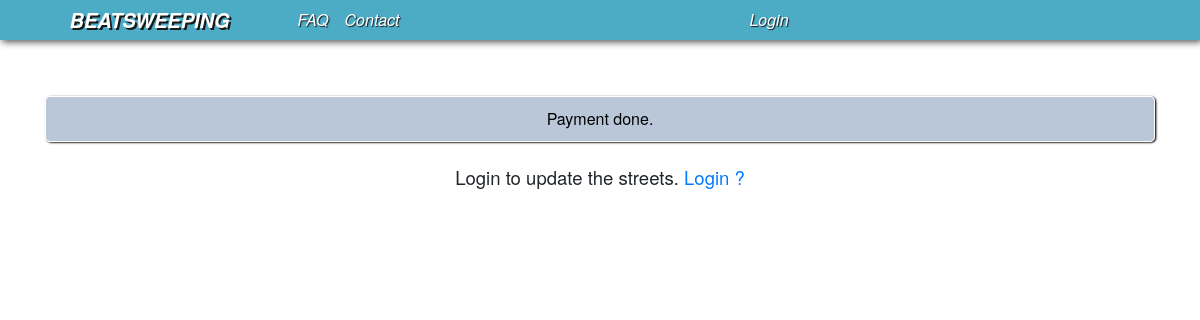
The page /payment_done/ (signed in) on the database as committed earlier.
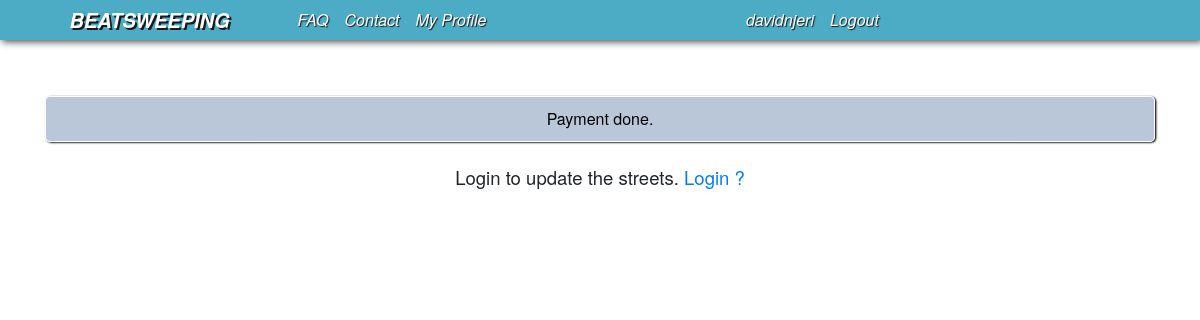
The same page on the database as committed later.
### user/models.py (models this page shows, shortened)
class CustomUser(AbstractUser):
    SMS_TIME = (
        ('Y', 'Yes'),
        ('N', 'No')
    )
    username = models.CharField("Username", max_length=50, unique=True)
    email = models.EmailField("Email", max_length=254, unique=True)
    is_subscribed = models.CharField("Subscription", default='N', max_length=5, choices=SMS_TIME)
    disabled_notification = models.CharField("Notification", max_length=50, default='N')
    subscription_id = models.CharField(_("Subscription ID"), max_length=50, null=True)
    subscription_date = models.DateField("Subscription Date", blank=True, null=True)
    bounds = models.CharField("Bounds", max_length=100)
    USER_NAME_FIELD = 'username'
    REQUIRED_FIELDS = ['email']

### user/views.py (the view)
# urls.py: path('payment_done/', payment_done, name='payment-done'),
@csrf_exempt
def payment_done(request):
    return render(request, 'user/payment/payment_done.html')

### user/templates/user/payment/payment_done.html (shortened to what this page needs)
{% extends "base.html" %}
{% block content %}
    <div class="container text-center mt-5">
        <p>Payment done.</p>
        <small>Login to update the streets. <a href="{% url 'login' %}" class="">Login ?</a></small>
    </div>
{% endblock %}

### user/templates/base.html (shortened to what this page needs)
{% load static %}
<!DOCTYPE html>
<html>
<head>
<link href="https://stackpath.bootstrapcdn.com/bootstrap/4.5.0/css/bootstrap.min.css" rel="stylesheet">
<link rel="stylesheet" href="{% static 'css/main.css' %}">
</head>
<body>
    <div class="container-fluid">
        <nav class="navbar navbar-expand-lg">
            <a class="navbar-brand" href="{% url 'register' %}" >
                BEATSWEEPING
            </a>
            <div class="collapse navbar-collapse" id="navbarSupportedContent">
                <ul class="navbar-nav mr-auto">
                    <li class="nav-item">
                        <a class="nav-link text-white" href="{% url 'faq-view' %}">FAQ</a>
                    </li>
                    <li class="nav-item">
                        <a class="nav-link text-white" href="{% url 'contacts' %}">Contact</a>
                    </li>
                    {% if user.is_authenticated %}
                        <li class="nav-item">
                            <a class="nav-link text-white" href="{% url 'user-profile' %}">My Profile</a>
                        </li>
                    {% endif %}
                </ul>
                <ul class="navbar-nav mr-auto">
                    {% if user.is_authenticated %}
                    <li class="nav-item"><a class="nav-link text-white" href="">{{user.username}}</a></li>
                     <li class="nav-item">
                        <a class="nav-link text-white" href="{% url 'logout' %}">Logout</a>
                     </li>
                     {% else %}
                      <li class="nav-item">
                             <a href="{% url 'login' %}" class="nav-link text-white">Login</a>
                     </li>
                    {% endif %}
                </ul>
            </div>
        </nav>
    </div>
    <div class="container-fluid mt-5" id="main">
        {% block content %}
        {% endblock %}
    </div>
</body>
</html>

Rows that differ between the two databases and show on the page:
now on this page (row edited): CustomUser: username "davidnjeri"
changed CustomUser: is_active False → True (drawn)
Other text that changed with them:
text no longer shown: "Login"
text now shown: "My Profile Logout"
